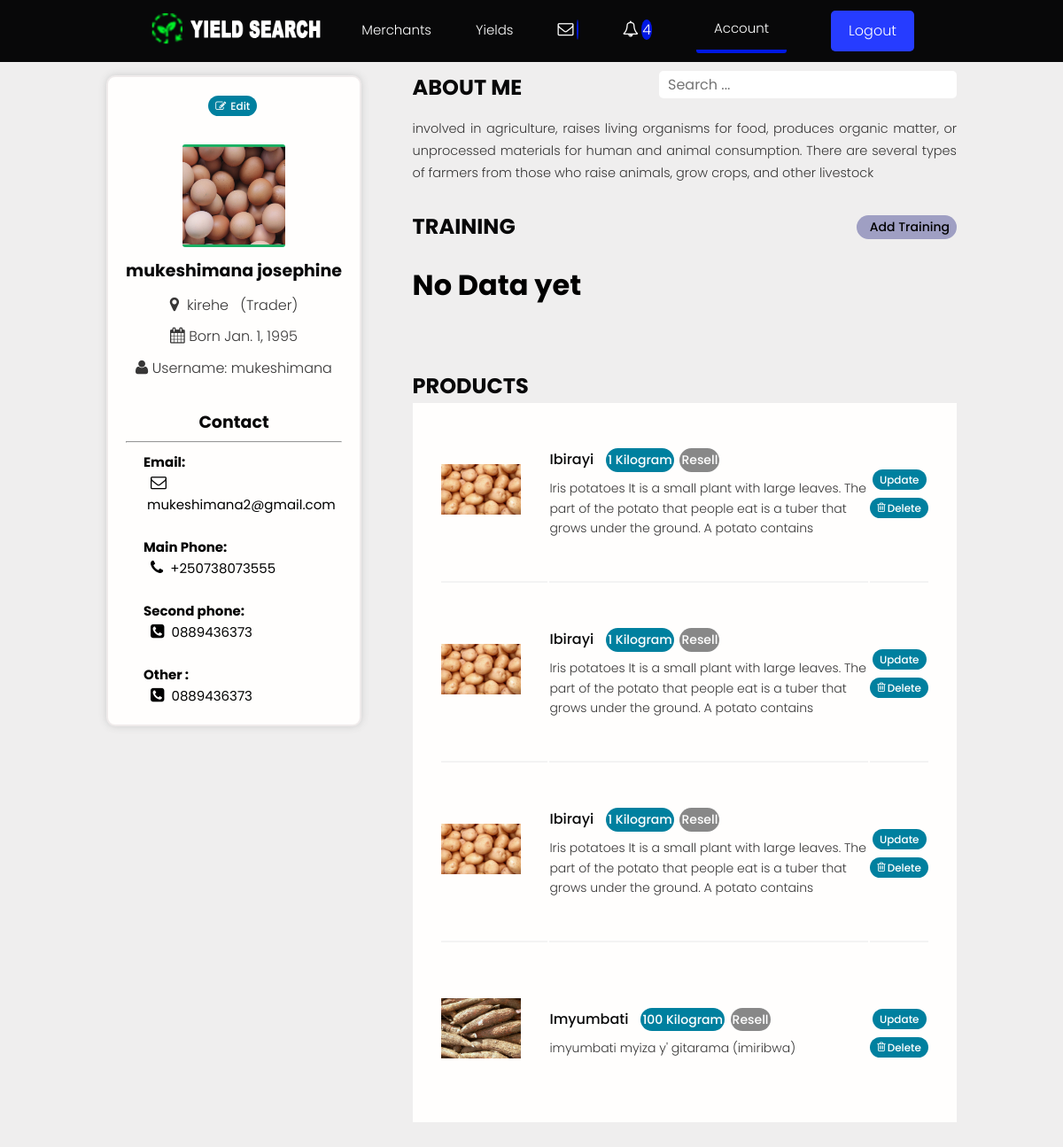
Screenshot of /account/ (signed in) with the database file from the repository.
### users/models.py (models this page shows, shortened)
class Profile(models.Model):
    user = models.OneToOneField(
        User, on_delete=models.CASCADE, null=True, blank=True, related_name="profile")
    name = models.CharField(max_length=200, blank=True, null=True)
    email = models.EmailField(max_length=500, blank=True, null=True)
    username = models.CharField(max_length=200, blank=True, null=True)
    born = models.DateField(max_length=200, null=True, verbose_name="Date of Birth")
    username = models.CharField(max_length=200, blank=True, null=True)
    location = models.CharField(max_length=200, blank=True, null=True)
    nid = models.CharField(max_length=16, blank=True, null=True)
    bio = models.TextField(blank=True, null=True)
    profile_image = models.ImageField(
        null=True, blank=True, upload_to='profiles/', default="profiles/user-default.png")
    account = models.CharField(max_length=200, blank=True, null=True)
    phone1 = models.CharField(blank=True,  max_length=13,  null=True, help_text='Example +2507XXXXXXXXXXX')
    phone2 = models.CharField(blank=True,  max_length=13, null=True, help_text='Example +2507XXXXXXXXXXX')
    created = models.DateTimeField(auto_now_add=True)
    updated = models.DateTimeField(auto_now=True)
    id = models.UUIDField(default=uuid.uuid4, unique=True,
                          primary_key=True, editable=False)
    class Meta:
        ordering = ['created']
    @property
    def imageURL(self):
        try:
            url = self.profile_image.url
        except:
            url = ''
        return url

class CustomUser(AbstractUser):
    ACCOUNT_TYPE = (
        ('Farmer','Umuhinzi'),
        ('Rancher','Umworozi'),
        ( 'Trader','Umuguzi'),
    )
    PRIVELEGE= (
        ('Normal','Normal'),
        ('Agronome','Agronome'),
        ( 'Admin','Admin'),
    )
    phone = models.CharField(blank=True, max_length=13,  null=True, help_text='Try other Number (startwith  +250)')
    status = models.CharField(max_length=200, choices=ACCOUNT_TYPE, default="staff")
    role = models.CharField(max_length=200, choices=PRIVELEGE, default="Normal")

### products/models.py (models this page shows, shortened)
class Product(models.Model):
    owner = models.ForeignKey(Profile, null=True, blank=True, on_delete=models.CASCADE, related_name='owner')
    name = models.ForeignKey('SingleProduct', default=uuid.uuid4, on_delete=models.CASCADE, null=True, related_name = 'product')
    description = models.TextField(null=True, blank=True)
    featured_image = models.ImageField(null=True, blank=True, default="default.jpg")
    quantity = models.PositiveIntegerField(null=True, blank=True, default=0)
    location = models.CharField(max_length=100, null=True, blank=True)
    payments = models.ManyToManyField('Payment', blank=True, default="In Hand")
    instock = models.BooleanField(blank=True, null=True, default=True)
    vote_total = models.IntegerField(default=0, null=True, blank=True)
    vote_ratio = models.IntegerField(default=0, null=True, blank=True)
    updated = models.DateTimeField(auto_now=True)
    created = models.DateTimeField(auto_now_add=True)
    id = models.UUIDField(default=uuid.uuid4, unique=True,primary_key=True, editable=True)
    class Meta:
        ordering = ['-vote_ratio', '-vote_total', '-created']
    @property
    def imageURL(self):
        try:
            url = self.featured_image.url
        except:
            url = ''
        return url

class SingleProduct(models.Model):
    name = models.CharField(max_length=200, null=True, blank=True, default="Ibirayi")
    price = models.PositiveIntegerField(null=True, blank=True, default=0)
    unity = models.CharField(max_length=200, null=True, blank=True, default="Kilogram")
    created = models.DateTimeField(auto_now_add=True)
    updated = models.DateTimeField(auto_now=True)
    id = models.UUIDField(default=uuid.uuid4, unique=True,
                          primary_key=True, editable=False)
    class Meta:
        verbose_name_plural = "Category"

### users/views.py (the view)
# urls.py: path('account/', views.userAccount, name="account"),
@login_required(login_url='login')
def userAccount(request):
    if request.user.is_staff:
        return redirect('/admin/')
    profile = request.user.profile
    trainings = profile.training_set.all()
    products = profile.owner.all().exclude(instock=None)
    if profile.bio == '':
        messages.info(request, "Complete Profile to be found")
        return redirect('account')
    context = {'profile': profile, 'trainings': trainings, 'products': products}
    return render(request, 'users/account.html', context)

### users/templates/users/account.html (shortened to what this page needs)
{% extends 'main.html' %}
{% load static %}
{% load humanize %}
{% block content %}
<main class="settingsPage profile my-md">
  <div class="container">
    <div class="layout">
      <div class="column column--1of3">
        <div class="card text-center">
          <div class="card__body dev">
            <a class="tag tag--pill tag--main settings__btn" href="{% url 'edit-account' %}"><i class="fa icon-edit"></i>
              Edit</a>
            <img id="myModalImg" alt="{{profile.name}}" class="avatar avatar--xl dev__avatar" src="{{profile.imageURL}}" />
            <h3 class="dev__name">{{profile.name}}</h3>
            <p class="dev__location"><i class="fa icon-map-marker" ></i> &nbsp;{{profile.location}} &nbsp; <span style="font-color:#000;">({{request.user.status}})</span></p>
            <p class="dev__location"><i class="fa icon-calendar" ></i> Born {{profile.born}}</p>
            <p class="dev__location"><i class="fa icon-user" ></i> Username:  {{profile.username}}</p>
            <br>
            <p class="dev__name">Contact</p>
            <hr>
            <div class="contact">
              <b>Email:</b> <br>
             &nbsp; <i class="fa icon-envelope-alt"></i>&nbsp;{{request.user.email}} <br><br>
              <b>Main Phone:</b> <br>
              &nbsp; <i class="fa fa icon-phone"></i>&nbsp;&nbsp;{{request.user.phone}} <br><br>
              {% if profile.phone1 %}
              <b>Second phone:</b> <br>
              &nbsp; <i class="fa icon-phone-sign"></i>&nbsp;&nbsp;{{profile.phone1}} <br><br>
              {% endif %}
              {% if profile.phone2 %}
              <b>Other :</b> <br>
              &nbsp; <i class="fa fa icon-phone-sign"></i>&nbsp;&nbsp;{{profile.phone2}}
              {% endif %}
            </div>
          </div>
        </div>
      </div>
      <div class="column column--2of3">
        <div class="devInfo">
          <h3 class="devInfo__title settings__title">About Me <input type="text" placeholder="Search ..." class="input-search" id="Search"/></h3>
          <p class="devInfo__about">{{profile.bio}}</p>
        </div>
        <div class="settings">
          <h3 class="settings__title">Training</h3>
          <a class="tag tag--pill tag--sub settings__btn tag--lg" style="background:#9f9fc3; color:#000;" href="{% url 'create-training' %}"> Add Training</a>
        </div>
        <table class="settings__table"  id="MyTable">
          {% if trainings %}
          {% for training in trainings %}
          <tr class="chk-th">
            <td class="settings__thumbnail">
              {% comment %} <a href="{{training.imageURL}}"><img src="{{training.imageURL}}" alt="Training Thumbnail" /></a> {% endcomment %}
            <a href="{{training.imageURL}}"><img src=" {% static 'images/certificates/certificate.png' %} "  style="height: 8rem;" alt="Training Thumbnail" /></a>
            </td>
            <td class="settings__tableInfo" >
              <a href="#">{{training.trainer}}</a> &nbsp; <span class="black"> Completed: {{training.completed}}</span><br><br>
              <p>{{training.description|slice:"100"}}</p>
            </td>
            <td class="settings__tableActions">
              <a class="tag tag--pill tag--main settings__btn" href="{% url 'update-training' training.id %}"><i
                  class="fa icon-pencil"></i> Edit</a>
              <a class="tag tag--pill tag--main settings__btn"
                href="{% url 'delete-training' training.id %}?next=/account"><i class="fa icon-trash"></i>
                Delete</a>
            </td>
          </tr>
          {% endfor %}
          {% else %}
                <p id="no-data">No Data yet</p>
          {% endif %}
        </table>
            <div class="settings">
          <h3 class="settings__title">Products</h3>
        </div>
        <table class="settings__table" id="MyTable">
          {% if products %}
          {% for product in products %}
          <tr class="chk-th">
            <td class="settings__thumbnail">
              <a href="{% url 'product' product.id %}"><img src="{{product.imageURL}}" alt="Product Thumbnail" /></a>
            </td>
            <td class="settings__tableInfo">
              <a href="{% url 'product' product.id %}">{{product.name.name}}</a>
              <p class="tag tag--pill tag--main state"> {{product.quantity}}  {{product.name.unity}}</p>
              {% if product.instock == True %}
              <p class="tag tag--pill tag--main stat">
                On Trade
              </p>
              {% else %}
              <p class="tag tag--pill tag--main stat">
                Resell
              </p>
              {% endif %}
              <p>{{product.description|slice:"150"}}</p>
            </td>
             {% if profile.account == 'Farmer' or profile.account == 'Rancher'   %}
              <td class="settings__tableActions">
                <a class="tag tag--pill tag--main settings__btn" href="{% url 'update-product' product.id %}"><i
                    class="fa icon-pencil"></i> Edit</a>
                <a class="tag tag--pill tag--main settings__btn"
                  href="{% url 'delete-product'  product.id %}?next=/account"><i class="fa icon-trash"></i>
                  Delete</a>
              </td>
             {% elif profile.account == 'Trader' %}
              <td class="settings__tableActions">
                <a class="tag tag--pill tag--main settings__btn" href="{% url 'trader-update' product.id %}">
                  Update</a>
                <a class="tag tag--pill tag--main settings__btn"
                  href="{% url 'delete-product'  product.id %}?next=/account"><i class="fa icon-trash"></i>
                  Delete</a>
              </td>
              {% else %}
              <td class="settings__tableActions">
                <span id="no-data">No Privelege</span>
              </td>
            {% endif %}
          </tr>
          {% endfor %}
          {% else %}
                <p id="no-data">No Data yet</p>
          {% endif %}
        </table>
      </div>
    </div>
  </div>
</main>
{% endblock %}

### static/styles/app.css (style rules this page uses)
:root { --color-sub: #080809; }
.card { border: 2px solid var(--color-light); }
img { width: 100%; }
.tag { padding: 0.2rem 0.8rem; }
.profile .card > .dev { padding: 4rem; }
.dev__avatar { display: block; margin: auto; }
.dev__name { color: var(--color-sub); font-size: 2.8rem; font-weight: 700; margin-top: 1rem; margin-bottom: 0.5rem; }
.dev__location { margin-top: 1rem; }
.devInfo { margin-bottom: 3rem; }
.devInfo__title, .devInfo__subtitle { font-size: 2.6rem; color: var(--color-sub); text-transform: uppercase; font-weight: 700; margin-bottom: 1.5rem; }
.devInfo__about, .devSkill__info { font-size: 1.45rem; line-height: 1.7; text-align: justify; }
.settingsPage .dev > .settings__btn { display: inline-block; margin-bottom: 3rem; }
.settings { display: flex; justify-content: space-between; align-items: center; }
.settings__title { font-size: 2.4rem; text-transform: uppercase; font-weight: 700; color: var(--color-sub); }
.settings__table { margin-top: 0rem; margin-bottom: 5rem; padding: 0 3rem; background: var(--color-white); }
.settings__table tr { width: 100%; }
.settings__table tr > td { padding: 2rem 0; }
.settings__table tr:not(:last-child) td { border-bottom: 2px solid var(--color-white-light); }
.settings__thumbnail { width: 23%; min-width: 10rem; }
.settings__thumbnail img { padding-right: 3rem; height: 15rem; object-fit: contain; }
.settings__tableInfo { width: 100%; }
.settings__tableInfo h4, .settings__tableInfo a { padding-right: 1rem; width: auto; font-size: 1.6rem; font-weight: 500; color: var(--color-sub); }
.settings__tableInfo p { font-size: 1.4rem; }
.settings__tableActions { text-align: right; }

### static/styles/main.css (style rules this page uses)
body { font-size: 1.5rem; }
p, span, strong { font-size: 1.6rem; color: var(--color-text); font-weight: var(--font-regular); }
.card__body, .card__header { padding: 0.8rem 1.5rem; }
.my-md { margin: 1rem auto; }
:root { --color-text: #373636; --color-success: #000; --color-sub-light:#0018e3; }
.state { padding: 2px; }
.stat { background-color: #888; padding: 2px; }
.settings__btn i { font-size: 1.2rem; padding-right: 2px; }
.card { border:2px solid #efebeb; box-shadow: 0px 0px 9px #ccc; }
.profile .card > .dev { padding: 2rem; }
.avatar--xl { height: 12rem; width: 12rem; }
.contact { align-items:flex-start; text-align: left; padding-left: 2rem; padding-top: 1rem; color: #000; }
.dev__name { font-size: 1.9rem; }
.input-search { border-radius: 5px; display: inline; font-size: 1.6rem; padding: .3rem 1rem; border: none; float: right; color: black; }
#no-data, #no-result { margin: 20px auto; color: #000; font-weight: bolder; font-size: xx-large; }
.icon, .fa { font-size: 1.8rem; }
input, select, textarea { color: #000; }
#myModalImg { border-radius: 5px; cursor: pointer; transition: 0.3s; }

### static/uikit/styles/modules/_variables.css (style rules this page uses)
:root { --color-main: #fff; --color-main-light: #00809f; --color-sub: #3f4156; --color-sub-light: #434eab; --color-sub-lighter: #ededfd; --color-text: #737373; --color-gray: #8b8b8b; --color-light: #fff; --color-light-gray: #767676; --color-bg: #efeeee; --color-white: #fffefd; --color-white-light: #f3f3f3; --color-success: #359e64; --color-success-bg: #def8e8; --color-error: #fc4b0b; --color-error-bg: #fff2ee; --font-base: "Poppins", arial, helvetica, "Segoe UI", roboto, ubuntu, sans-serif; --font-monospace: "Fira Code", "Courier New", courier, monospace; --font-regular: 300; --font-medium: 500; --font-bold: 700; --generic-shadow: 1px 1px 5px #00000010; --generic-transition: all 0.3s ease-in-out; }

### static/uikit/styles/modules/_base.css (style rules this page uses)
* { margin: 0; padding: 0; box-sizing: border-box; text-rendering: optimizeLegibility; color: inherit; font-size: inherit; }
html { font-size: 50%; }
@media only screen and (min-width: 480px) { html { font-size: 56.25%; } }
@media only screen and (min-width: 1200px) { html { font-size: 62.5%; } }
body { line-height: 1.6; font-weight: 400; font-size: 1.5rem; color: var(--color-text); background-color: var(--color-bg); min-height: 100vh; }

### static/uikit/styles/modules/_typography.css (style rules this page uses)
* { font-family: var(--font-base); }
h3 { font-size: 3.2rem; font-weight: var(--font-medium); }
p, span, strong { font-size: 1.6rem; color: var(--color-text); font-weight: var(--font-regular); }
a { padding-bottom: 2px; text-decoration: none; display: inline-block; color: rgb(13, 9, 121); font-weight: var(--font-medium); }

### static/uikit/styles/modules/_avatar.css (style rules this page uses)
.avatar { border-radius: 50%; border: 2px solid var(--color-main); object-fit: cover; }
.avatar--xl { height: 20rem; width: 20rem; }

### rows the page displays
Profile: imageURL (picture), name "mukeshimana josephine", location "kirehe", born "Jan. 1, 1995", username "mukeshimana", phone1 "0889436373", phone2 "0889436373", bio "involved in agriculture, raises living organisms for food, produces organic matter, or unprocessed materials for human and animal consumption. There are several types of farmers from those who raise animals, grow crops, and other livestock"
CustomUser: user.status "Trader", user.email "mukeshimana2@gmail.com", user.phone "+250738073555"
Product: imageURL (picture), name.name "Ibirayi", quantity "1", name.unity "Kilogram", instock "Resell", description "Iris potatoes It is a small plant with large leaves. The part of the potato that people eat is a tuber that grows under the ground. A potato contains"
Product: imageURL (picture), name.name "Ibirayi", quantity "1", name.unity "Kilogram", instock "Resell", description "Iris potatoes It is a small plant with large leaves. The part of the potato that people eat is a tuber that grows under the ground. A potato contains"
Product: imageURL (picture), name.name "Ibirayi", quantity "1", name.unity "Kilogram", instock "Resell", description "Iris potatoes It is a small plant with large leaves. The part of the potato that people eat is a tuber that grows under the ground. A potato contains"
Product: imageURL (picture), name.name "Imyumbati", quantity "100", name.unity "Kilogram", instock "Resell", description "imyumbati myiza y' gitarama (imiribwa)"
